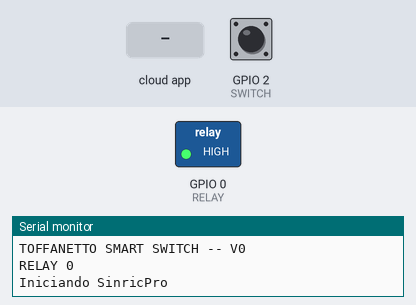
This program was run on a simulated ESP8266 (NodeMCU). On the bench: switched loads named in the program (green lamp = pin HIGH), the last lines printed to the serial monitor. The test bench sets the inputs (shaded band); at power-on: GPIO 2 (SWITCH) HIGH. WiFi joins after 1.5 s; servers stay silent unless stated.

Above: at 2.7 s.
2.8 s: the phone or cloud app sets YOUR-DEVICE-ID to 1
At 3.6 s:
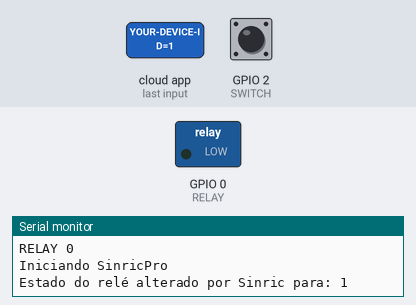
4.3 s: the phone or cloud app sets YOUR-DEVICE-ID to 0
At 4.7 s:
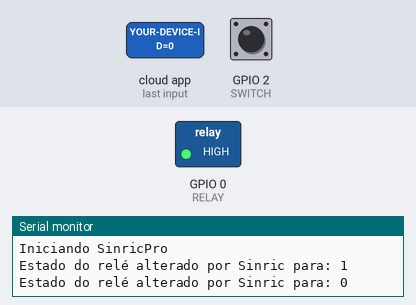
5.8 s: GPIO 2 (SWITCH) pulled LOW for 3.2 s
At 6.5 s:
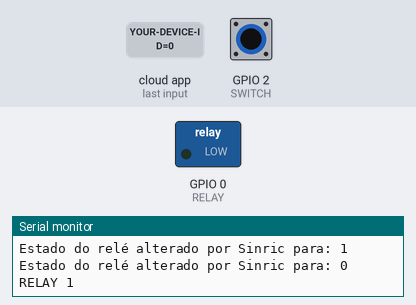
Timing chart, 0 to 10.5 s (numbered marks = the images above; inputs shaded):
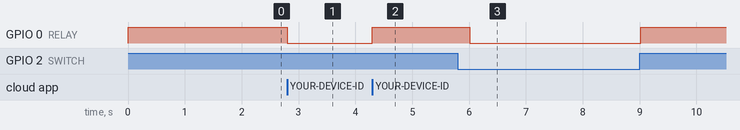

The program:

main.cpp
```cpp
/* @toffanetto

  ESP 01 Smart Switch

  Author: Gabriel Toffanetto
  Date: Oct 2021

  Single light smart control with IoT and phisical switch.

  -> Using Sinric Pro Server
  -> Alexa + Google Home

*/

#include <Arduino.h>
#include <ESP8266WiFi.h>
#include <WiFiManager.h>

#include "SinricPro.h"
#include "SinricProSwitch.h"

#define RELAY 0
#define SWITCH 2

#define APP_KEY           "YOUR-APP-KEY"
#define APP_SECRET        "YOUR-APP-SECRET"
#define SWITCH_ID         "YOUR-DEVICE-ID"
#define SWITCH_TIME 500

bool switch_state = 0;
bool light_state = LOW;

long long int time_delay = 0;

void relaySwitch(){
  light_state = !light_state;
  digitalWrite(RELAY, !light_state);
  SinricProSwitch& mySwitch = SinricPro[SWITCH_ID];
  mySwitch.sendPowerStateEvent(light_state);
  Serial.print("RELAY ");
  Serial.println(light_state);
}

void relaySwitch(bool action){
  light_state = action;
  digitalWrite(RELAY, !light_state);
  SinricProSwitch& mySwitch = SinricPro[SWITCH_ID];
  mySwitch.sendPowerStateEvent(light_state);
  Serial.print("RELAY ");
  Serial.println(light_state);
}

bool onPowerState(const String &deviceId, bool &state){
  digitalWrite(RELAY, !state);
  light_state = state;
  Serial.print("Estado do relé alterado por Sinric para: ");
  Serial.println(state);
  return true;
}


void setup(){

  Serial.begin(9600);

  Serial.println("TOFFANETTO SMART SWITCH -- V0");

  pinMode(RELAY,OUTPUT);
  pinMode(SWITCH,INPUT);

  switch_state = digitalRead(SWITCH);

  relaySwitch(LOW);

  WiFiManager wifiManager;

  wifiManager.autoConnect("SmartRelayESP", "toffanetto");

  Serial.println("Iniciando SinricPro");
  SinricProSwitch& mySwitch = SinricPro[SWITCH_ID];
  mySwitch.onPowerState(onPowerState);
  SinricPro.begin(APP_KEY, APP_SECRET);

}

void loop(){

  SinricPro.handle();

  if(millis()-time_delay > SWITCH_TIME){
    bool switch_state_now = digitalRead(SWITCH);
    if(switch_state != switch_state_now){
      relaySwitch();
    }
    switch_state=switch_state_now;
    time_delay = millis();
  }

}
```

Measured:
- after the input at 2.8 s, GPIO 0 (RELAY): HIGH → LOW at once
- after the input at 4.3 s, GPIO 0 (RELAY): LOW → HIGH at once
- after the input at 5.8 s, GPIO 0 (RELAY): HIGH → LOW after 0.21 s, → HIGH 3.0 s later
